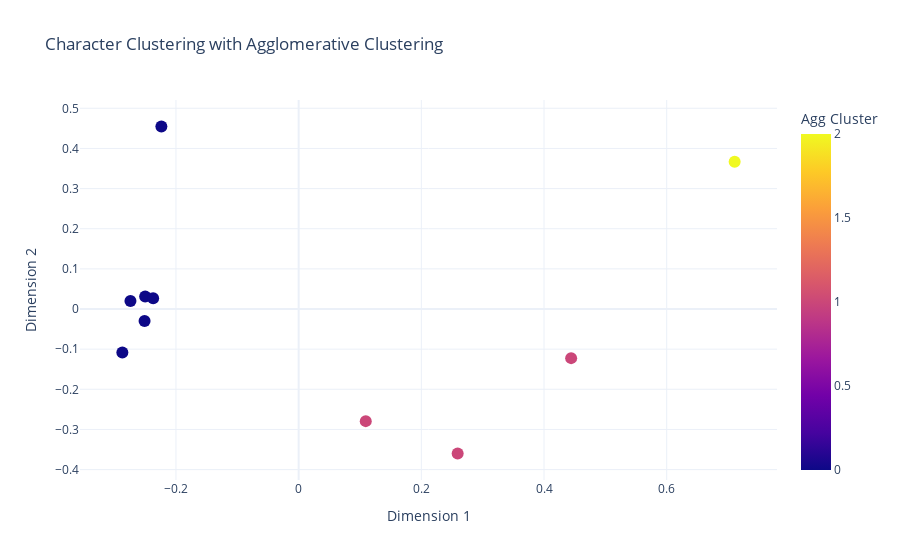

Here is the notebook cell this chart was saved with:
### Markdown cell above
AGGLOMERATIVE CLUSTERING

### Code cell
# Agglomerative Clustering kullanarak kümeleme
agg_clustering = AgglomerativeClustering(n_clusters=3)
characterCorpus['Agg Cluster'] = agg_clustering.fit_predict(pca_features)

fig = px.scatter(characterCorpus, x='Dimension 1', y='Dimension 2', color='Agg Cluster', hover_name='Character',
                 title='Character Clustering with Agglomerative Clustering',
                 template='plotly_white')
fig.update_traces(marker=dict(size=12))
fig.show()

### Figure 1 — Plotly figure (JSON) as saved in the notebook; plotly's stock layout.template omitted (floating-point values rounded to 4 significant figures)
{"data": [{"hovertemplate": "<b>%{hovertext}</b><br><br>Dimension 1=%{x}<br>Dimension 2=%{y}<br>Agg Cluster=%{marker.color}<extra></extra>", "hovertext": ["Aang", "Katara", "Zuko", "Sokka", "Toph", "Iroh", "Azula", "Suki", "Jet", "Ozai"], "legendgroup": "", "marker": {"color": [0, 0, 1, 0, 0, 1, 1, 0, 0, 2], "coloraxis": "coloraxis", "size": 12, "symbol": "circle"}, "mode": "markers", "name": "", "orientation": "v", "showlegend": false, "type": "scatter", "x": [-0.2741, -0.2502, 0.1094, -0.2372, -0.2511, 0.4442, 0.2592, -0.2874, -0.2237, 0.7108], "xaxis": "x", "y": [0.02015, 0.03118, -0.2793, 0.02663, -0.02987, -0.1223, -0.3599, -0.1083, 0.4547, 0.3671], "yaxis": "y"}], "layout": {"coloraxis": {"colorbar": {"title": {"text": "Agg Cluster"}}, "colorscale": [[0, "#0d0887"], [0.1111, "#46039f"], [0.2222, "#7201a8"], [0.3333, "#9c179e"], [0.4444, "#bd3786"], [0.5556, "#d8576b"], [0.6667, "#ed7953"], [0.7778, "#fb9f3a"], [0.8889, "#fdca26"], [1, "#f0f921"]]}, "legend": {"tracegroupgap": 0}, "title": {"text": "Character Clustering with Agglomerative Clustering"}, "xaxis": {"anchor": "y", "domain": [0, 1], "title": {"text": "Dimension 1"}}, "yaxis": {"anchor": "x", "domain": [0, 1], "title": {"text": "Dimension 2"}}}}
